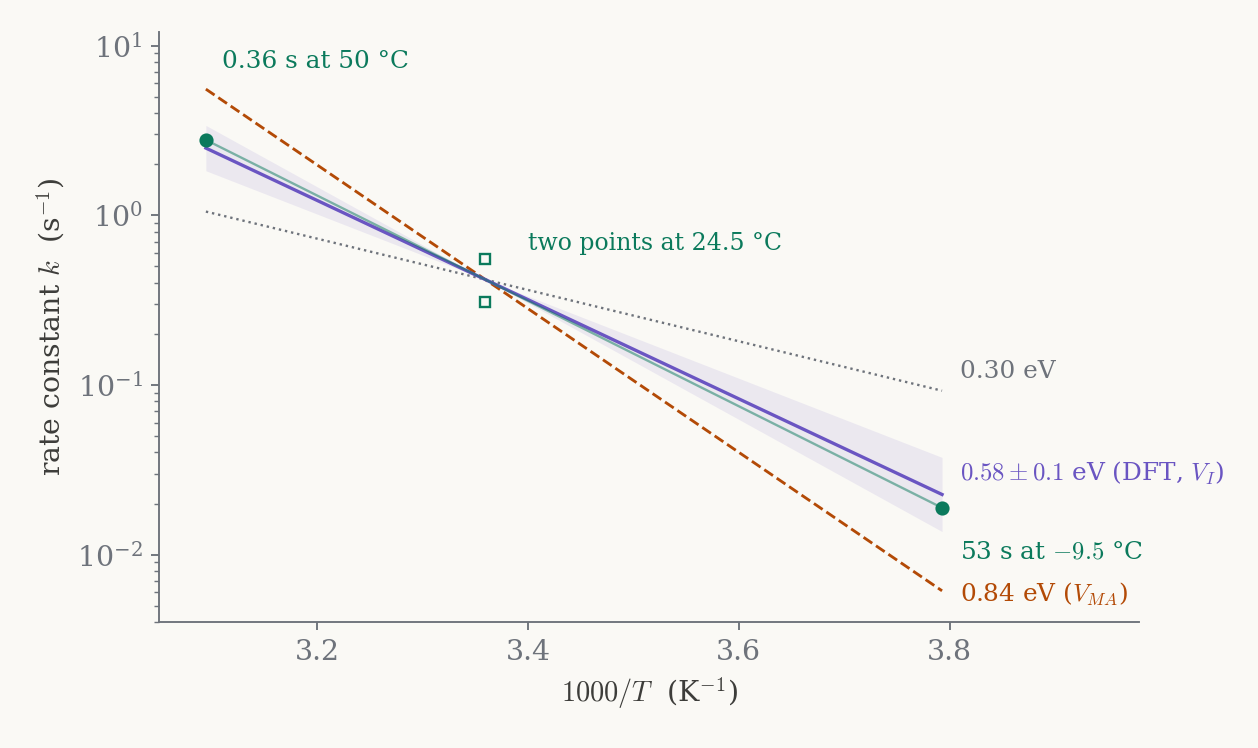

Recreate this plot in Python.
# 用论文给出的两个端点重建图 4b 的快过程直线，并把几个候选活化能放在同一个温度窗口里比较。
import math, matplotlib
matplotlib.use('Agg')
import matplotlib.pyplot as plt
plt.rcParams.update({'mathtext.fontset': 'cm', 'font.family': 'serif', 'font.size': 12,
                     'axes.edgecolor': '#6e737b', 'axes.labelcolor': '#3d3d3a', 'xtick.color': '#6e737b', 'ytick.color': '#6e737b'})
INK, WIRE, ALT, LOSS, OP = '#3d3d3a', '#6e737b', '#6a55c2', '#b34a06', '#0b7a5c'
kB = 8.617e-5
x1, x2 = 1000 / 263.65, 1000 / 323.15          # -9.5 °C 与 50 °C
k1, k2 = 1 / 53, 1 / 0.36
xm = 1000 / 297.65                               # 24.5 °C，图里重复测量的那个温度
km = math.exp(math.log(k1) + (math.log(k2) - math.log(k1)) * (xm - x1) / (x2 - x1))
fig, ax = plt.subplots(figsize=(7.4, 4.4), facecolor='#faf9f5')
ax.set_facecolor('#faf9f5'); ax.spines[['top', 'right']].set_visible(False)
xs = [x2, x1]
def line(E, **kw):
    ys = [km * math.exp(-E / kB * (x - xm) / 1000) for x in xs]
    ax.plot(xs, ys, **kw); return ys
ax.fill_between(xs, [km * math.exp(-0.48 / kB * (x - xm) / 1000) for x in xs], [km * math.exp(-0.68 / kB * (x - xm) / 1000) for x in xs], color=ALT, alpha=.10, lw=0)
line(0.30, color=WIRE, lw=1, ls=':')
line(0.84, color=LOSS, lw=1.2, ls='--')
line(0.58, color=ALT, lw=1.4)
ax.plot([x2, x1], [k2, k1], 'o', color=OP, ms=5)
ax.plot([x2, x1], [k2, k1], '-', color=OP, lw=1, alpha=.5)
ax.plot([xm, xm], [0.55, 0.31], 's', color=OP, ms=4.5, mfc='none')
ax.set_yscale('log'); ax.set_xlim(3.05, 3.98); ax.set_ylim(0.004, 12)
ax.set_xlabel(r'$1000/T$  (K$^{-1}$)'); ax.set_ylabel(r'rate constant $k$  (s$^{-1}$)')
ax.text(3.81, k1 * 0.55, '53 s at $-9.5$ °C', color=OP, fontsize=10.5, ha='left', va='center')
ax.text(3.11, 8.0, '0.36 s at 50 °C', color=OP, fontsize=10.5, va='center')
ax.text(3.40, 0.62, 'two points at 24.5 °C', color=OP, fontsize=10, ha='left')
ax.text(3.81, 0.03, r'$0.58\pm0.1$ eV (DFT, $V_I$)', color=ALT, fontsize=10.5, ha='left', va='center')
ax.text(3.81, 0.0058, r'0.84 eV ($V_{MA}$)', color=LOSS, fontsize=10.5, ha='left', va='center')
ax.text(3.81, 0.12, '0.30 eV', color=WIRE, fontsize=10.5, ha='left', va='center')
fig.tight_layout(); fig.savefig('fig-arrhenius.png', dpi=170, facecolor='#faf9f5'); print(km)
